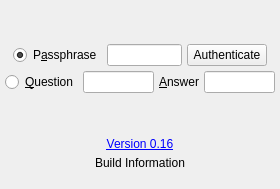
          <widget class="QWidget" name="scrollAreaWidgetContents_11">
           <property name="geometry">
            <rect>
             <x>0</x>
             <y>0</y>
             <width>280</width>
             <height>189</height>
            </rect>
           </property>
           <layout class="QVBoxLayout" name="verticalLayout_59">
            <property name="spacing">
             <number>5</number>
            </property>
            <property name="margin">
             <number>5</number>
            </property>
            <item>
             <layout class="QVBoxLayout" name="verticalLayout_5">
              <property name="spacing">
               <number>5</number>
              </property>
              <item>
               <spacer name="verticalSpacer_5">
                <property name="orientation">
                 <enum>Qt::Vertical</enum>
                </property>
                <property name="sizeHint" stdset="0">
                 <size>
                  <width>20</width>
                  <height>40</height>
                 </size>
                </property>
               </spacer>
              </item>
              <item>
               <layout class="QHBoxLayout" name="horizontalLayout_32">
                <property name="spacing">
                 <number>5</number>
                </property>
                <item>
                 <spacer name="horizontalSpacer_35">
                  <property name="orientation">
                   <enum>Qt::Horizontal</enum>
                  </property>
                  <property name="sizeHint" stdset="0">
                   <size>
                    <width>40</width>
                    <height>20</height>
                   </size>
                  </property>
                 </spacer>
                </item>
                <item>
                 <widget class="QLabel" name="label_31">
                  <property name="toolTip">
                   <string>&lt;html&gt;&lt;head/&gt;&lt;body&gt;&lt;p&gt;&amp;quot;The Dalmatian is a breed of dog, noted for its unique black- or brown-spotted coat. This dog is often used as a rescue dog, guardian, athletic partner, and, especially today, the Dalmatian remains most often an active, well-loved family member.&amp;quot; - Wikipedia.&lt;/p&gt;&lt;/body&gt;&lt;/html&gt;</string>
                  </property>
                  <property name="text">
                   <string/>
                  </property>
                  <property name="pixmap">
                   <pixmap resource="../Icons/icons.qrc">:/Logo/spoton-dalmatinerlogo.png</pixmap>
                  </property>
                  <property name="alignment">
                   <set>Qt::AlignCenter</set>
                  </property>
                 </widget>
                </item>
                <item>
                 <spacer name="horizontalSpacer_34">
                  <property name="orientation">
                   <enum>Qt::Horizontal</enum>
                  </property>
                  <property name="sizeHint" stdset="0">
                   <size>
                    <width>40</width>
                    <height>20</height>
                   </size>
                  </property>
                 </spacer>
                </item>
               </layout>
              </item>
              <item>
               <layout class="QHBoxLayout" name="horizontalLayout_13">
                <property name="spacing">
                 <number>5</number>
                </property>
                <item>
                 <spacer name="horizontalSpacer_6">
                  <property name="orientation">
                   <enum>Qt::Horizontal</enum>
                  </property>
                  <property name="sizeHint" stdset="0">
                   <size>
                    <width>40</width>
                    <height>20</height>
                   </size>
                  </property>
                 </spacer>
                </item>
                <item>
                 <widget class="QRadioButton" name="passphrase_rb_authenticate">
                  <property name="text">
                   <string>P&amp;assphrase</string>
                  </property>
                  <property name="checked">
                   <bool>true</bool>
                  </property>
                 </widget>
                </item>
                <item>
                 <widget class="QLineEdit" name="passphrase">
                  <property name="echoMode">
                   <enum>QLineEdit::Password</enum>
                  </property>
                 </widget>
                </item>
                <item>
                 <widget class="QPushButton" name="passphraseButton">
                  <property name="text">
                   <string>Authenticate</string>
                  </property>
                 </widget>
                </item>
                <item>
                 <spacer name="horizontalSpacer_9">
                  <property name="orientation">
                   <enum>Qt::Horizontal</enum>
                  </property>
                  <property name="sizeHint" stdset="0">
                   <size>
                    <width>40</width>
                    <height>20</height>
                   </size>
                  </property>
                 </spacer>
                </item>
               </layout>
              </item>
              <item>
               <layout class="QHBoxLayout" name="horizontalLayout_84">
                <property name="spacing">
                 <number>5</number>
                </property>
                <item>
                 <widget class="QRadioButton" name="question_rb_authenticate">
                  <property name="text">
                   <string>&amp;Question</string>
                  </property>
                 </widget>
                </item>
                <item>
                 <widget class="QLineEdit" name="question_authenticate"/>
                </item>
                <item>
                 <widget class="QLabel" name="label_100">
                  <property name="text">
                   <string>&amp;Answer</string>
                  </property>
                  <property name="buddy">
                   <cstring>answer_authenticate</cstring>
                  </property>
                 </widget>
                </item>
                <item>
                 <widget class="QLineEdit" name="answer_authenticate"/>
                </item>
               </layout>
              </item>
              <item>
               <spacer name="verticalSpacer_7">
                <property name="orientation">
                 <enum>Qt::Vertical</enum>
                </property>
                <property name="sizeHint" stdset="0">
                 <size>
                  <width>20</width>
                  <height>40</height>
                 </size>
                </property>
               </spacer>
              </item>
              <item>
               <layout class="QHBoxLayout" name="horizontalLayout_3">
                <property name="spacing">
                 <number>5</number>
                </property>
                <item>
                 <spacer name="horizontalSpacer">
                  <property name="orientation">
                   <enum>Qt::Horizontal</enum>
                  </property>
                  <property name="sizeHint" stdset="0">
                   <size>
                    <width>40</width>
                    <height>20</height>
                   </size>
                  </property>
                 </spacer>
                </item>
                <item>
                 <widget class="QLabel" name="label_4">
                  <property name="maximumSize">
                   <size>
                    <width>485</width>
                    <height>240</height>
                   </size>
                  </property>
                  <property name="toolTip">
                   <string>Spot-On Graphical User Interface</string>
                  </property>
                  <property name="pixmap">
                   <pixmap resource="../Icons/icons.qrc">:/Logo/spoton-logo-transparent.png</pixmap>
                  </property>
                  <property name="scaledContents">
                   <bool>true</bool>
                  </property>
                  <property name="alignment">
                   <set>Qt::AlignCenter</set>
                  </property>
                 </widget>
                </item>
                <item>
                 <spacer name="horizontalSpacer_2">
                  <property name="orientation">
                   <enum>Qt::Horizontal</enum>
                  </property>
                  <property name="sizeHint" stdset="0">
                   <size>
                    <width>40</width>
                    <height>20</height>
                   </size>
                  </property>
                 </spacer>
                </item>
               </layout>
              </item>
              <item>
               <widget class="QLabel" name="label_35">
                <property name="text">
                 <string>&lt;html&gt;&lt;head/&gt;&lt;body&gt;&lt;p&gt;&lt;a href=&quot;http://sourceforge.net/p/spot-on/code/HEAD/tree/branches/Documentation/RELEASE-NOTES&quot;&gt;&lt;span style=&quot; text-decoration: underline; color:#0000ff;&quot;&gt;Version 0.16&lt;/span&gt;&lt;/a&gt;&lt;/p&gt;&lt;/body&gt;&lt;/html&gt;</string>
                </property>
                <property name="textFormat">
                 <enum>Qt::AutoText</enum>
                </property>
                <property name="alignment">
                 <set>Qt::AlignCenter</set>
                </property>
                <property name="openExternalLinks">
                 <bool>true</bool>
                </property>
               </widget>
              </item>
              <item>
               <widget class="QLabel" name="buildInformation">
                <property name="text">
                 <string>Build Information</string>
                </property>
                <property name="alignment">
                 <set>Qt::AlignCenter</set>
                </property>
               </widget>
              </item>
              <item>
               <spacer name="verticalSpacer_2">
                <property name="orientation">
                 <enum>Qt::Vertical</enum>
                </property>
                <property name="sizeHint" stdset="0">
                 <size>
                  <width>20</width>
                  <height>40</height>
                 </size>
                </property>
               </spacer>
              </item>
             </layout>
            </item>
           </layout>
          </widget>
